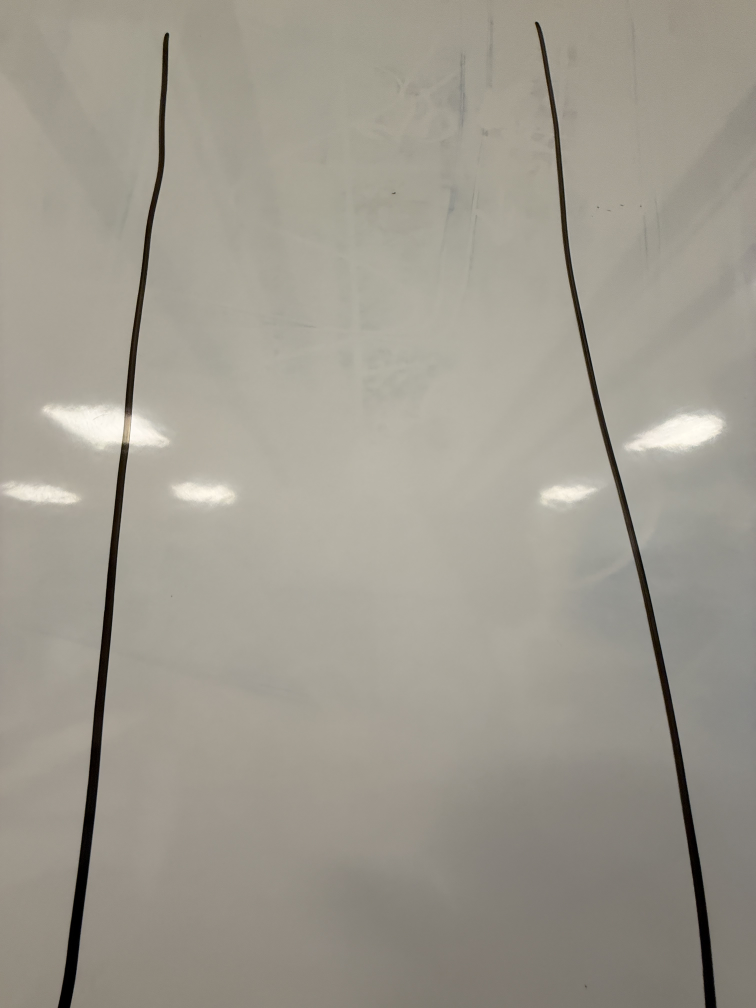
#> input picture kamera/IMG_7946.jpeg, 3024 x 4032 px (shown at 1/4 size)
$ python -i cam_lane.py   (imports and definitions only)
#> lines starting #> are read from the running program, lines starting #| are printed output that depends on the picture; after the words box and inside, x2 and y2 are one past the last pixel; in counts of white or black regions, pixels touching at a corner belong together
### cam_ultimate/utilities.py
import cv2
import numpy as np

def thresholding(img):
    imgHsv =  cv2.cvtColor(img,cv2.COLOR_BGR2HSV)
    lowerWhite = np.array([17, 0, 20]) #hue, sat, value
    upperWhite = np.array([136, 253, 255])
    maskWhite = cv2.inRange(imgHsv,lowerWhite,upperWhite)
    return maskWhite


def warpImg(img, points, w, h, inv = False):
    points1 = np.float32(points)
    points2 = np.float32([[0,0],[w,0], [0,h],[w,h]])
    if inv:
        matrix = cv2.getPerspectiveTransform(points2, points1)
    else:
        matrix = cv2.getPerspectiveTransform(points1, points2)
    imgWarp = cv2.warpPerspective(img, matrix, (w,h))
    return imgWarp


# [7 lines left out: function initializeTrackbars, not called in this run]


def nothing(a):
    pass

def valTrackbars(wT=480, hT=240):
    widthTop = cv2.getTrackbarPos("Width Top", "Trackbars")
    heightTop = cv2.getTrackbarPos("Height Top", "Trackbars")
    widthBottom = cv2.getTrackbarPos("Width Bottom", "Trackbars")
    heightBottom = cv2.getTrackbarPos("Height Bottom", "Trackbars")
    points = np.float32([(widthTop, heightTop), (wT-widthTop, heightTop),
                      (widthBottom , heightBottom ), (wT-widthBottom, heightBottom)])
    return points


def drawPoints(img,points):
    for x in range( 0,4):
        cv2.circle(img,(int(points[x][0]),int(points[x][1])),15,(0,0,255),cv2.FILLED)
    return img


def getHistogram(img, display=False, minVal=0.1, region=1):

    histValues = np.sum(img, axis=0)

    maxValue = np.max(histValues)
    minValue = minVal * maxValue

    indexArray = np.where(histValues >= minValue)
    basePoint = int(np.average(indexArray))

    if display:
        imgHist = np.zeros((img.shape[0], img.shape[1], 3), np.uint8)
        h = img.shape[0]

        for x, intensity in enumerate(histValues):
            color = (255, 0, 255) if intensity > minValue else (0, 0, 255)

            val = int(int(intensity) / 255 / region)   # ← SÄKERT

            cv2.line(imgHist, (x, h), (x, h - val), color, 1)

        cv2.circle(imgHist, (basePoint, h), 20, (0, 255, 255), cv2.FILLED)
        return basePoint, imgHist

    return basePoint


def stackImages(scale,imgArray):
    rows = len(imgArray)
    cols = len(imgArray[0])
    rowsAvailable = isinstance(imgArray[0], list)
    width = imgArray[0][0].shape[1]
    height = imgArray[0][0].shape[0]
    if rowsAvailable:
        for x in range ( 0, rows):
            for y in range(0, cols):
                if imgArray[x][y].shape[:2] == imgArray[0][0].shape [:2]:
                    imgArray[x][y] = cv2.resize(imgArray[x][y], (0, 0), None, scale, scale)
                else:
                    imgArray[x][y] = cv2.resize(imgArray[x][y], (imgArray[0][0].shape[1], imgArray[0][0].shape[0]), None, scale, scale)
                if len(imgArray[x][y].shape) == 2: imgArray[x][y]= cv2.cvtColor( imgArray[x][y], cv2.COLOR_GRAY2BGR)
        imageBlank = np.zeros((height, width, 3), np.uint8)
        hor = [imageBlank]*rows
        hor_con = [imageBlank]*rows
        for x in range(0, rows):
            hor[x] = np.hstack(imgArray[x])
        ver = np.vstack(hor)
    else:
        for x in range(0, rows):
            if imgArray[x].shape[:2] == imgArray[0].shape[:2]:
                imgArray[x] = cv2.resize(imgArray[x], (0, 0), None, scale, scale)
            else:
                imgArray[x] = cv2.resize(imgArray[x], (imgArray[0].shape[1], imgArray[0].shape[0]), None,scale, scale)
            if len(imgArray[x].shape) == 2: imgArray[x] = cv2.cvtColor(imgArray[x], cv2.COLOR_GRAY2BGR)
        hor= np.hstack(imgArray)
        ver = hor
    return ver

### cam_ultimate/cam_lane.py
import cv2
import numpy as np
import utilities


curveList = []
avgVal = 10

def getLaneCurve(img, display = 2):

    imgCopy = img.copy()
    imgResult = img.copy()
    #Steg 1
    imgThres = utilities.thresholding(img)

    #Steg 2
    hT, wT, c = img.shape
    points = utilities.valTrackbars()

    imgWarp = utilities.warpImg(imgThres, points, wT, hT)
    imgWarpPoints = utilities.drawPoints(imgCopy, points)


    #3
    utilities.getHistogram(imgWarp)
    #basePoint,imgHist = utilities.getHistogram(imgWarp,display=True, minVal = 0.5, region= 4)

    midPoint,imgHist = utilities.getHistogram(imgWarp,display=True, minVal = 0.5, region= 4)
    curveAvergaePoint,imgHist = utilities.getHistogram(imgWarp,display=True, minVal = 0.9, region= 1)
    curveRaw = curveAvergaePoint - midPoint
    #print(curveRaw)


    #jämna ut vinkeln
    curveList.append(curveRaw)
    if len(curveList)> avgVal:
        curveList.pop(0)
    curve = int(sum(curveList)/len(curveList))


    #Display
    if display != 0:
       imgInvWarp = utilities.warpImg(imgWarp, points, wT, hT,inv = True)
       imgInvWarp = cv2.cvtColor(imgInvWarp,cv2.COLOR_GRAY2BGR)
       imgInvWarp[0:hT//3,0:wT] = 0,0,0
       imgLaneColor = np.zeros_like(img)
       imgLaneColor[:] = 0, 255, 0
       imgLaneColor = cv2.bitwise_and(imgInvWarp, imgLaneColor)
       imgResult = cv2.addWeighted(imgResult,1,imgLaneColor,1,0)
       midY = 450
       cv2.putText(imgResult,str(curve),(wT//2-80,85),cv2.FONT_HERSHEY_COMPLEX,2,(255,0,255),3)
       cv2.line(imgResult,(wT//2,midY),(wT//2+(curve*3),midY),(255,0,255),5)
       cv2.line(imgResult, ((wT // 2 + (curve * 3)), midY-25), (wT // 2 + (curve * 3), midY+25), (0, 255, 0), 5)
       for x in range(-30, 30):
           w = wT // 20
           cv2.line(imgResult, (w * x + int(curve//50 ), midY-10),
                    (w * x + int(curve//50 ), midY+10), (0, 0, 255), 2)
       #fps = cv2.getTickFrequency() / (cv2.getTickCount() - timer);
       #cv2.putText(imgResult, 'FPS '+str(int(fps)), (20, 40), cv2.FONT_HERSHEY_SIMPLEX, 1, (230,50,50), 3);
    if display == 2:
        imgStacked = utilities.stackImages(0.7,([img,imgWarpPoints,imgWarp],
                                         [imgHist,imgLaneColor,imgResult]))
        cv2.imshow('ImageStack',imgStacked)
    elif display == 1:
       cv2.imshow('Resutlt',imgResult)


    # [4 lines of commented-out code are left out]
    return curve


# [18 lines of commented-out code are left out]

>>> import cv2
>>> picture = cv2.imread('../kamera/IMG_7946.jpeg')
#> picture is the input picture: shape (4032, 3024, 3); mean B, G, R 143.1, 154, 158.5
>>> result = getLaneCurve(picture)
#> in thresholding, `maskWhite = cv2.inRange(imgHsv,lowerWhite,upperWhite)`:
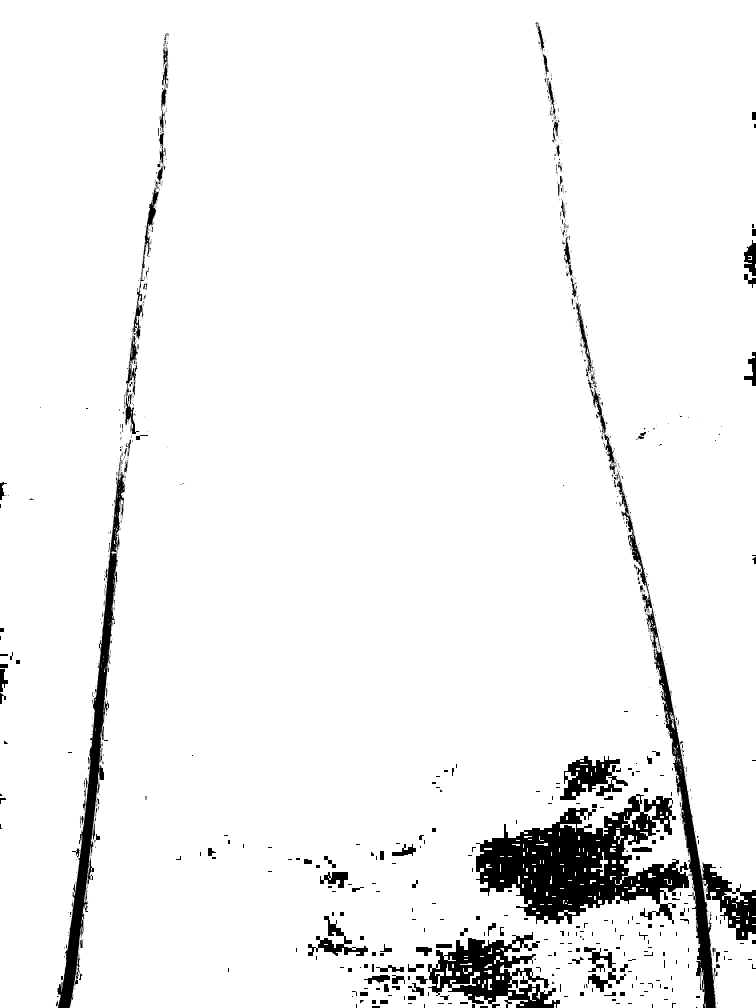
#> maskWhite: shape (4032, 3024) (shown at 1/4 size); 94.8% white; 1985 black regions (1513 under 20 px), largest, box (x1, y1, x2, y2) and area: (1904, 3176, 2756, 3696) 220182, (2466, 1889, 3024, 4032) 93030, (223, 1814, 500, 4032) 81819
#> in warpImg, `imgWarp = cv2.warpPerspective(img, matrix, (w,h))`:
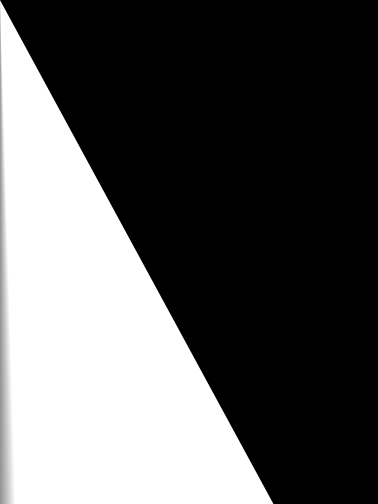
#> imgWarp: shape (4032, 3024) (shown at 1/8 size); min 0, max 255, mean 91.1
#> in getHistogram, `histValues = np.sum(img, axis=0)`: histValues = 3024 values, max 973452 at index 110, min 0 at index 2187, mean 367195.6
#> in getHistogram, `maxValue = np.max(histValues)`: maxValue = 973452
#> in getHistogram, `minValue = minVal * maxValue`: minValue = 97345.2
#> in getHistogram, `basePoint = int(np.average(indexArray))`: basePoint = 990
#> call 2 of getHistogram, with display = True, minVal = 0.5, region = 4
#> in getHistogram (call 2), `minValue = minVal * maxValue`: minValue = 486726
#> in getHistogram (call 2), `basePoint = int(np.average(indexArray))`: basePoint = 575
#> the loop in getHistogram (call 2), `for x, intensity in enumerate(histValues):` made 3024 passes
#> (intensity, val) on passes 1 to 3: (576688, 565), (618307, 606), (628373, 616)
#> after the loop in getHistogram (call 2), `for x, intensity in enumerate(histValues):`:
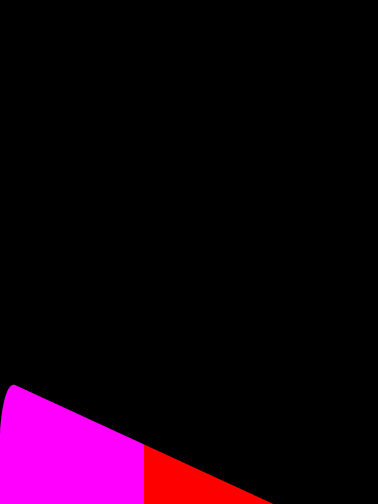
#> imgHist: shape (4032, 3024, 3) (shown at 1/8 size); mean of channels 0, 1, 2 17.6, 0, 22.8; drawn as B, G, R
#> call 3 of getHistogram, with display = True, minVal = 0.9, region = 1
#> in getHistogram (call 3), `minValue = minVal * maxValue`: minValue = 876106.8
#> in getHistogram (call 3), `basePoint = int(np.average(indexArray))`: basePoint = 182
#> the loop in getHistogram (call 3), `for x, intensity in enumerate(histValues):` made 3024 passes
#> (intensity, color, val) on passes 1 to 3: (576688, (0, 0, 255), 2261), (618307, (0, 0, 255), 2424), (628373, (0, 0, 255), 2464)
#> after the loop in getHistogram (call 3), `for x, intensity in enumerate(histValues):`:
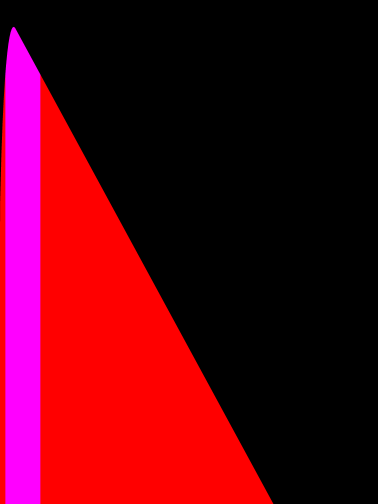
#> imgHist: shape (4032, 3024, 3) (shown at 1/8 size); mean of channels 0, 1, 2 21.4, 0, 91.1; drawn as B, G, R
#> in getLaneCurve, `curveRaw = curveAvergaePoint - midPoint`: curveRaw = -393
#> in getLaneCurve, `imgLaneColor = cv2.bitwise_and(imgInvWarp, imgLaneColor)`:
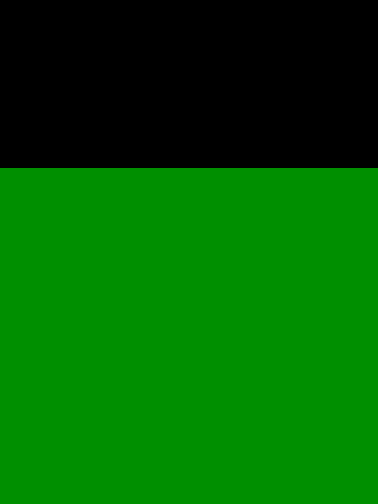
#> imgLaneColor: shape (4032, 3024, 3) (shown at 1/8 size); mean B, G, R 0, 95.3, 0
#> in getLaneCurve, `imgResult = cv2.addWeighted(imgResult,1,imgLaneColor,1,0)`:
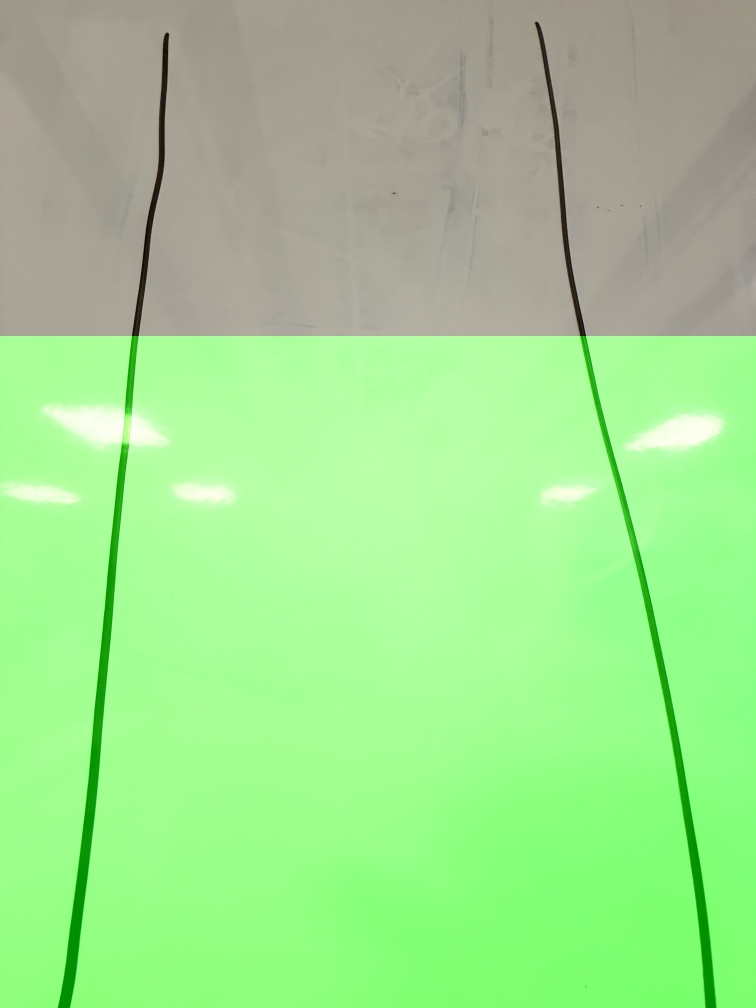
#> imgResult: shape (4032, 3024, 3) (shown at 1/4 size); mean B, G, R 143.1, 221.2, 158.5
#> after the loop in stackImages, `for x in range(0, rows):`: hor = 2 items
#> result = -393

$ run again, on kamera/IMG_7947.JPG
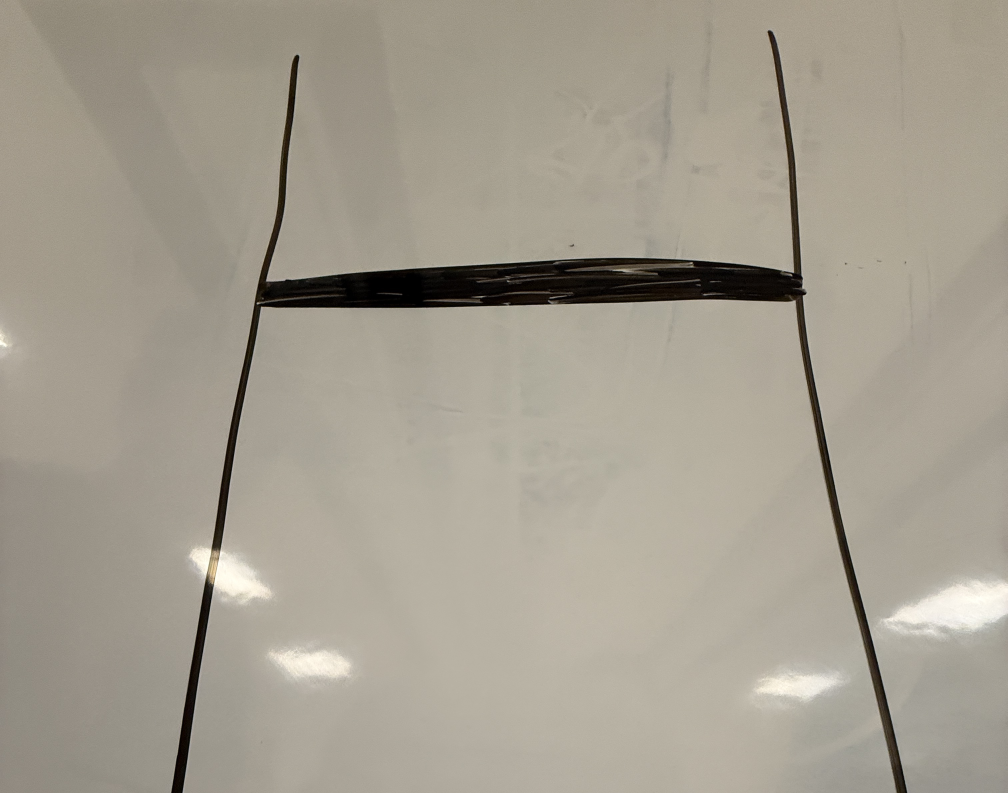
#> input picture kamera/IMG_7947.JPG, 3024 x 2379 px (shown at 1/3 size)
#> picture is the input picture: shape (2379, 3024, 3); mean B, G, R 144, 157.6, 164.1
#> imgHsv: shape (2379, 3024, 3); mean H, S, V 20.6, 34.9, 164.1
#> in thresholding, `maskWhite = cv2.inRange(imgHsv,lowerWhite,upperWhite)`:
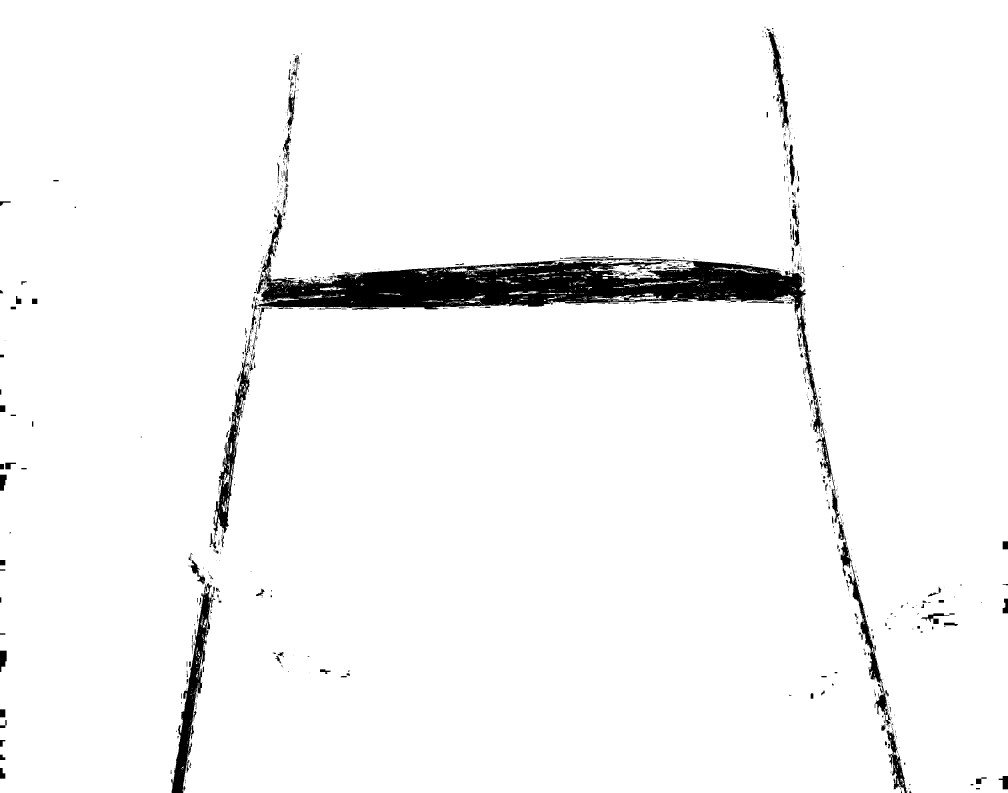
#> maskWhite: shape (2379, 3024) (shown at 1/3 size); 96.6% white; 1387 black regions (1141 under 20 px), largest, box (x1, y1, x2, y2) and area: (754, 628, 2469, 1303) 166026, (513, 1749, 639, 2379) 18721, (640, 1056, 749, 1622) 11694
#> imgWarp: shape (2379, 3024); every value is 255
#> histValues = 3024 values from 606645 to 606645
#> maxValue = 606645
#> minValue = 60664.5
#> basePoint = 1511
#> curveRaw = 0
#> after the loop in stackImages, `for x in range(0, rows):`: hor = 2 items
#> in stackImages, `ver = np.vstack(hor)`:
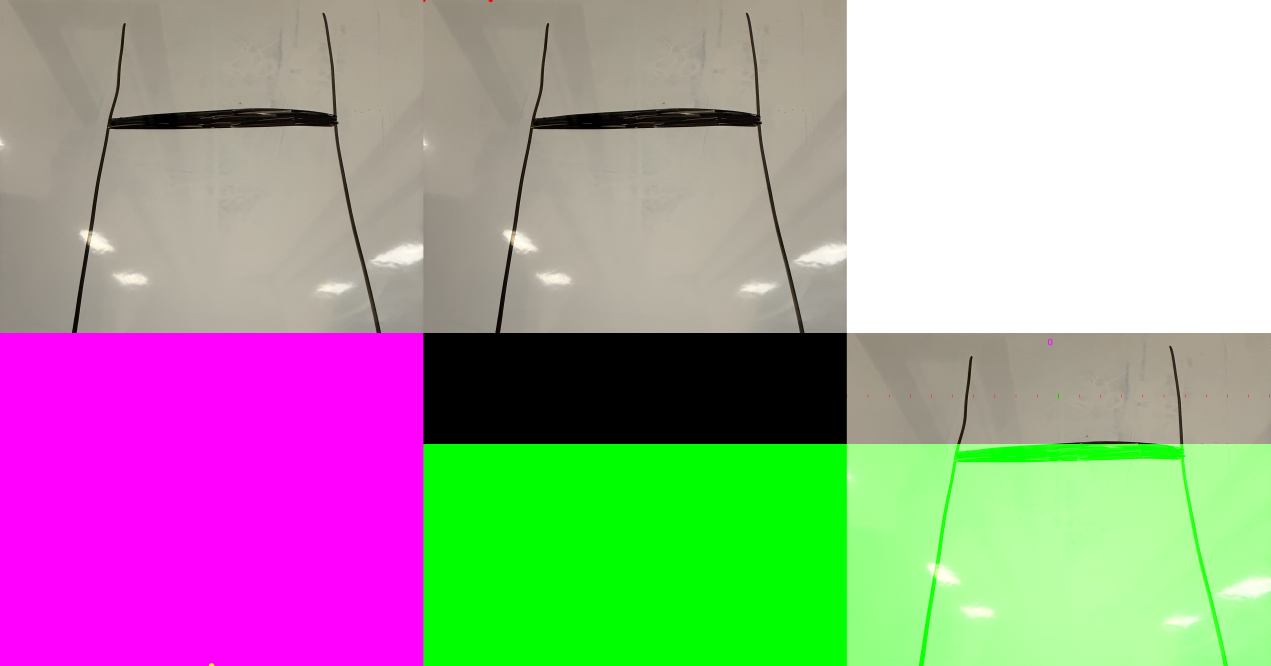
#> ver: shape (3330, 6351, 3) (shown at 1/5 size); mean of channels 0, 1, 2 156.9, 160.2, 167; drawn as B, G, R
#> result = 0
